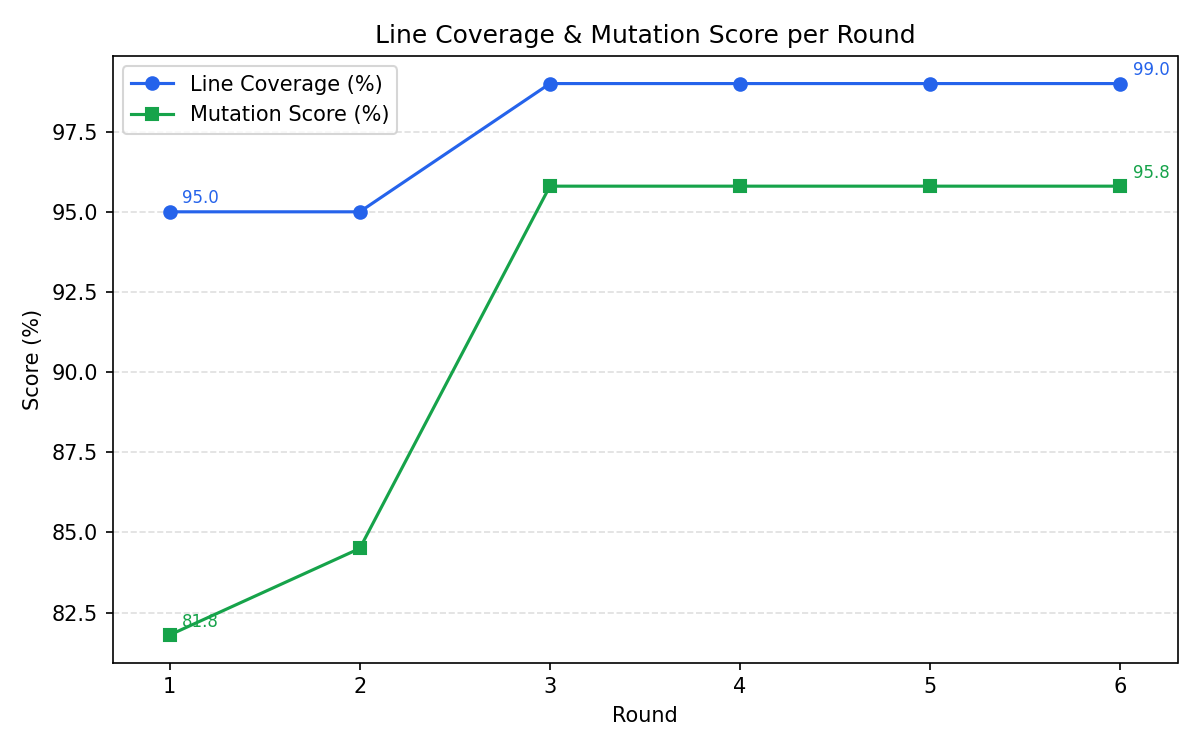

Recreate this plot in Python.
import argparse
import csv
import matplotlib.pyplot as plt


def load_csv(path: str) -> tuple[list[int], list[float], list[float]]:
    rounds, line_cov, mut_score = [], [], []
    with open(path, newline="") as f:
        for row in csv.DictReader(f):
            # Skip rows where either metric is missing
            if not row["line_coverage"] or not row["mutation_score"]:
                continue
            rounds.append(int(row["round"]))
            line_cov.append(float(row["line_coverage"]))
            mut_score.append(float(row["mutation_score"]))
    return rounds, line_cov, mut_score


def label_endpoints(ax, x: list, y: list, color: str) -> None:
    """Annotate the first and last data points of a line."""
    indices = [0, -1] if len(x) > 1 else [0]
    for idx in indices:
        ax.annotate(
            f"{y[idx]:.1f}",
            xy=(x[idx], y[idx]),
            xytext=(6, 4),
            textcoords="offset points",
            fontsize=8,
            color=color,
        )


def main() -> None:
    parser = argparse.ArgumentParser(description="Plot line coverage and mutation score per round.")
    parser.add_argument("csv", nargs="?", default="results/rounds.csv",
                        help="rounds CSV to plot (default: results/rounds.csv, real whole-project rounds only)")
    parser.add_argument("--out", default="chart.png", help="output image (default: chart.png)")
    args = parser.parse_args()

    rounds, line_cov, mut_score = load_csv(args.csv)

    fig, ax = plt.subplots(figsize=(8, 5))

    color_lc = "#2563eb"   # blue
    color_ms = "#16a34a"   # green

    ax.plot(rounds, line_cov,  marker="o", color=color_lc, label="Line Coverage (%)")
    ax.plot(rounds, mut_score, marker="s", color=color_ms, label="Mutation Score (%)")

    label_endpoints(ax, rounds, line_cov,  color_lc)
    label_endpoints(ax, rounds, mut_score, color_ms)

    ax.set_xlabel("Round")
    ax.set_ylabel("Score (%)")
    ax.set_title("Line Coverage & Mutation Score per Round")
    ax.set_xticks(rounds)
    ax.margins(x=0.06)
    ax.legend()
    ax.grid(axis="y", linestyle="--", alpha=0.4)

    fig.tight_layout()
    fig.savefig(args.out, dpi=150)
    print(f"Saved {args.out} from {args.csv}")


if __name__ == "__main__":
    main()
